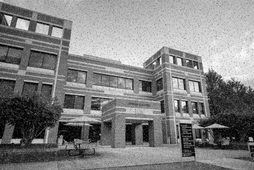
#> input picture Project 2 Image Enhancement/input/noisy_atrium.png, 254 x 170 px, shrunk from 900 x 600 before the run
$ python noiseReduction.py
#> lines starting #> are read from the running program, lines starting #| are printed output that depends on the picture
# Michael Rizig
# Project 2: Image Enhancement
# 001008703
# File 4: Noise Reduction via Average Filtering & Median Filtering
# 6/12/2024

# import nessesary libs
import cv2
from skimage import io
import matplotlib.pyplot as plottool
import statistics

# below function defines the average filter, which takes in the coordinates x, y of the pixel value, and the size of the desired filter.
def averageFilter(x,y,size):
    #init a sum varible to 0
    s =0
    #loop through the filter size. Since we want the filter to be centered at our x,y we need to modify the range of our loop
    # by dividing the filter size by 2, then going to the left and right by the quotent, we are essentially centering the filter
    # ive done this by setting the range from -(size of filter)/2 to (size of filter)/2 +1, then taking floor of these values
    # for example , with filter size 3, we get range -1,2, meaning our filter will span:
    # [i-1,j-1] [i-1,j] [i-1,j+1]
    # [i,  j-1] [i,  j] [i,  j+1]
    # [i+1,j-1] [i+1,j] [i+1,j+1]
    for i in range(-int(size/2),int(size/2)+1):
       for j in range(-int(size/2),int(size/2)+1):
        #for each value we add its weight to the sum (all values share the same weight in this implementation)
        s+= padded[x+i][y+j][0] / size**2
    #finally return the average
    return s

#below function defines the medianfilter, which take the same range of value
def medianFilter(x,y,size):
    # instead of a sum, we define a set for all values
    s =[]

    #loop through the filter size. Since we want the filter to be centered at our x,y we need to modify the range of our loop
    # by dividing the filter size by 2, then going to the left and right by the quotent, we are essentially centering the filter
    # ive done this by setting the range from -(size of filter)/2 to (size of filter)/2 +1, then taking floor of these values
    # for example , with filter size 3, we get range -1,2, meaning our filter will span:
    # [i-1,j-1] [i-1,j] [i-1,j+1]
    # [i,  j-1] [i,  j] [i,  j+1]
    # [i+1,j-1] [i+1,j] [i+1,j+1]
    for i in range(-int(size/2),int(size/2)+1):
       for j in range(-int(size/2),int(size/2)+1):
        #instead of adding like we did before, we are simply appending each value to the list
        s.append( padded[x+i][y+j][0])

    #sort the values (the easy way)
    s.sort()
    #and finally return the median of the values
    return statistics.median(s)

#define filter sizes
filter_size = [3,5,7]
# define image path
noisyAtriumPath = 'input/noisy_atrium.png'
# import image using skimage
noisyAtrium = io.imread(noisyAtriumPath)
#> noisyAtrium is the input picture: shape (170, 254); min 0, max 255, mean 129.6
#adjust colors from bgr to rgb
noisyAtrium = cv2.cvtColor(noisyAtrium,cv2.COLOR_BGR2RGB)

#print(noisyAtrium.shape)

#display original image
plottool.imshow(noisyAtrium)
plottool.show()

#this loop applies the average noise filter
for i in filter_size:

    #start by padding the image, which is one simple way described in the lectures to avoid out of bounds errors
    #padding by the floor of half the filter size: since center of filter is always an image pixel, we only need 1/2 of filter size out each direction
    padding = int(i/2)
    # use cv2 built in tool to add padding
    padded = cv2.copyMakeBorder(noisyAtrium,padding,padding,padding,padding,cv2.BORDER_CONSTANT,value=[0,0,0])
    # finally, initialize out output image for this filter
    out = padded.copy()

    #this loop goes through each pixle and applies the filter
    for k in range (padding,noisyAtrium.shape[0]-padding):
        for j in range(padding,noisyAtrium.shape[1]-padding):
            out[k][j] = averageFilter(k,j,i)

    #save the image with the appropriate informative name
    cv2.imwrite(f'output/reduction/average/filtersize-{i}.png',out)

    #finally show each image and how the filter smoothing effected it
    plottool.imshow(out)
    plottool.show()
#> this loop made 3 passes
#> pass 1, `padded = cv2.copyMakeBorder(noisyAtrium,padding,padding,padding,paddin..`:
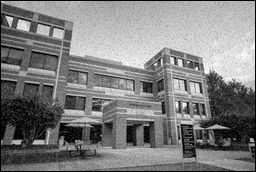
#> padded: shape (172, 256, 3); min 0, max 255, mean 127.1
#> pass 1, `cv2.imwrite(f'output/reduction/average/filtersize-{i}.png',out)`:
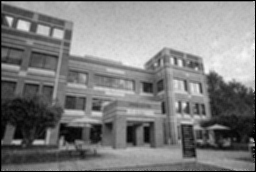
#> saved as filtersize-3.png: shape (172, 256, 3); min 0, max 249, mean 126.2
#> after the loop:
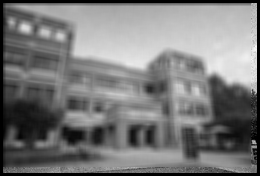
#> out: shape (176, 260, 3); min 0, max 249, mean 120.8

# this loop works essentially the same way but with the median filtering
for i in filter_size:

    #create padding for image
    padding = int(i/2)
    padded = cv2.copyMakeBorder(noisyAtrium,padding,padding,padding,padding,cv2.BORDER_CONSTANT,value=[0,0,0])
    out = padded.copy()

    #apply filter
    for k in range (padding,noisyAtrium.shape[0]-padding):
        for j in range(padding,noisyAtrium.shape[1]-padding):
            out[k][j] = medianFilter(k,j,i)
    #save and display
    cv2.imwrite(f'output/reduction/median/filtersize-{i}.png',out)
    plottool.imshow(out)
    plottool.show()
#> this loop made 3 passes
#> pass 1, `cv2.imwrite(f'output/reduction/median/filtersize-{i}.png',out)`:
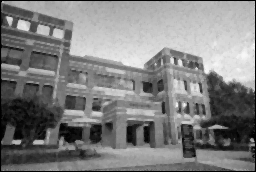
#> saved as filtersize-3.png: shape (172, 256, 3); min 0, max 249, mean 127
#> pass 2, `cv2.imwrite(f'output/reduction/median/filtersize-{i}.png',out)`:
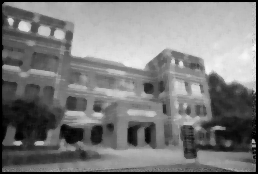
#> saved as filtersize-5.png: shape (174, 258, 3); min 0, max 249, mean 124.4
#> pass 3, `padded = cv2.copyMakeBorder(noisyAtrium,padding,padding,padding,paddin..`:
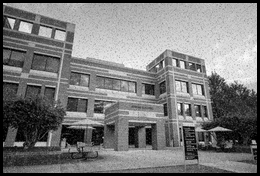
#> padded: shape (176, 260, 3); min 0, max 255, mean 122.3
#> after the loop:
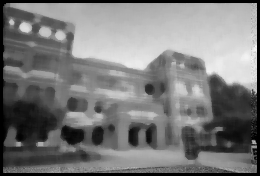
#> out: shape (176, 260, 3); min 0, max 249, mean 122
